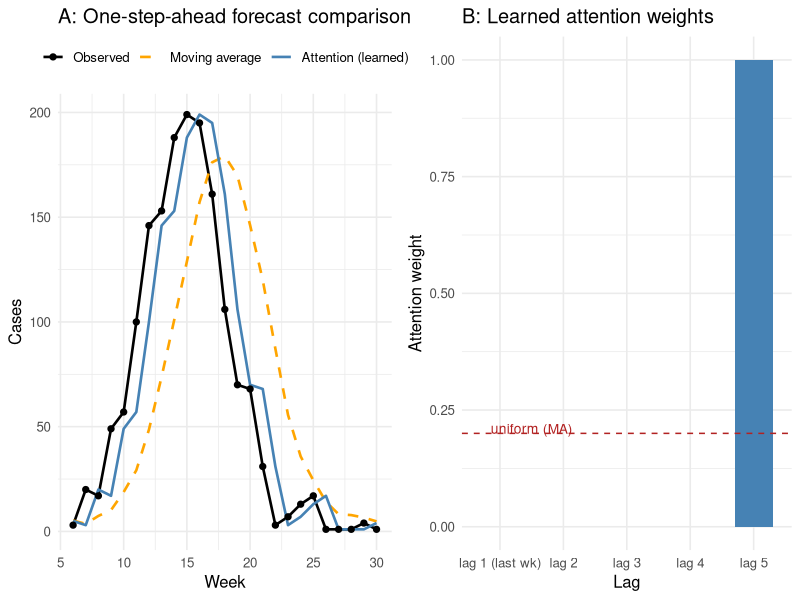

Write the R code that produced this figure.
## ---- chunk 1
#| label: attn-data

set.seed(42)

# 30-week epidemic curve (rise to peak at week 15, then decline)
t_seq <- 1:30
cases <- round(200 * exp(-((t_seq - 15)^2) / 20) + rnorm(30, 0, 8))
cases <- pmax(1, cases)

k <- 5   # look-back window (how many past weeks to use)

# Sliding-window dataset: each row = one prediction step
n_pred <- length(cases) - k
X_mat  <- do.call(rbind, lapply(
  (k + 1):length(cases),
  function(i) cases[(i - k):(i - 1)]
))                                      # (n_pred, k) — each row is a window
y_vec  <- cases[(k + 1):length(cases)] # (n_pred,)   — next-week targets

cat("Forecasting steps:", n_pred, "\n")
cat("Observed range:   ", min(cases), "–", max(cases), "cases/week\n")
## ---- chunk 2
#| label: attn-train

softmax <- function(alpha) {
  e <- exp(alpha - max(alpha))   # numerically stable
  e / sum(e)
}

# Loss: MSE between attention-weighted prediction and true next-week cases
loss_fn <- function(alpha) {
  w    <- softmax(alpha)
  pred <- as.vector(X_mat %*% w)
  mean((pred - y_vec)^2)
}

# Numerical gradient (central differences)
num_grad <- function(f, x, eps = 1e-6) {
  vapply(seq_along(x), function(j) {
    x1 <- x2 <- x
    x1[j] <- x1[j] + eps
    x2[j] <- x2[j] - eps
    (f(x1) - f(x2)) / (2 * eps)
  }, numeric(1))
}

# Gradient descent on alpha
alpha <- rep(0, k)   # start: uniform weights (= moving average)
lr    <- 0.5
for (iter in 1:2000) {
  alpha <- alpha - lr * num_grad(loss_fn, alpha)
}

w_learned <- softmax(alpha)

# Predictions
ma_pred   <- rowMeans(X_mat)                 # baseline: uniform MA
attn_pred <- as.vector(X_mat %*% w_learned)  # attention

# Evaluation
rmse_ma   <- sqrt(mean((ma_pred   - y_vec)^2))
rmse_attn <- sqrt(mean((attn_pred - y_vec)^2))

cat("Learned attention weights (lag 1 = last week, lag 5 = 5 weeks ago):\n")
cat(paste0("  lag ", seq_len(k), ": ", round(w_learned, 3)), sep = "\n")
cat("\nMoving average RMSE:", round(rmse_ma,   1), "\n")
cat("Attention RMSE:     ", round(rmse_attn, 1), "\n")
## ---- chunk 3
#| label: attn-plot
#| fig-cap: "Top: one-step-ahead forecasts. Attention (blue) follows the epidemic curve more closely than the moving average (orange) because it up-weights the most recent lag. Bottom: learned attention weights by lag. Lag 1 (last week) receives the highest weight — consistent with short-term autocorrelation in epidemic incidence. The weights decay with lag, a pattern a fixed MA cannot represent."

library(ggplot2)

week_idx <- (k + 1):length(cases)

df_pred <- data.frame(
  week    = rep(week_idx, 3),
  cases   = c(y_vec, ma_pred, attn_pred),
  model   = rep(c("Observed", "Moving average", "Attention (learned)"),
                each = n_pred)
)
df_pred$model <- factor(df_pred$model,
  levels = c("Observed", "Moving average", "Attention (learned)"))

p_pred <- ggplot(df_pred, aes(x = week, y = cases,
                               colour = model, linetype = model)) +
  geom_line(linewidth = 0.9) +
  geom_point(data = subset(df_pred, model == "Observed"),
             size = 1.8) +
  scale_colour_manual(values = c("Observed"           = "black",
                                  "Moving average"     = "orange",
                                  "Attention (learned)"= "steelblue"),
                      name = NULL) +
  scale_linetype_manual(values = c("Observed"           = "solid",
                                    "Moving average"     = "dashed",
                                    "Attention (learned)"= "solid"),
                        name = NULL) +
  labs(x = "Week", y = "Cases",
       title = "A: One-step-ahead forecast comparison") +
  theme_minimal(base_size = 12) +
  theme(legend.position = "top")

lag_labels <- paste0("lag ", seq_len(k),
                     c(" (last wk)", rep("", k - 1)))
df_weights <- data.frame(
  lag    = factor(lag_labels, levels = lag_labels),
  weight = w_learned
)

p_weights <- ggplot(df_weights, aes(x = lag, y = weight)) +
  geom_col(fill = "steelblue", width = 0.6) +
  geom_hline(yintercept = 1 / k, linetype = "dashed", colour = "firebrick") +
  annotate("text", x = 1.5, y = 1 / k + 0.01,
           label = "uniform (MA)", colour = "firebrick", size = 3.5) +
  labs(x = "Lag", y = "Attention weight",
       title = "B: Learned attention weights") +
  theme_minimal(base_size = 12)

gridExtra_available <- requireNamespace("gridExtra", quietly = TRUE)
if (gridExtra_available) {
  gridExtra::grid.arrange(p_pred, p_weights, ncol = 2)
} else {
  print(p_pred)
  print(p_weights)
}
